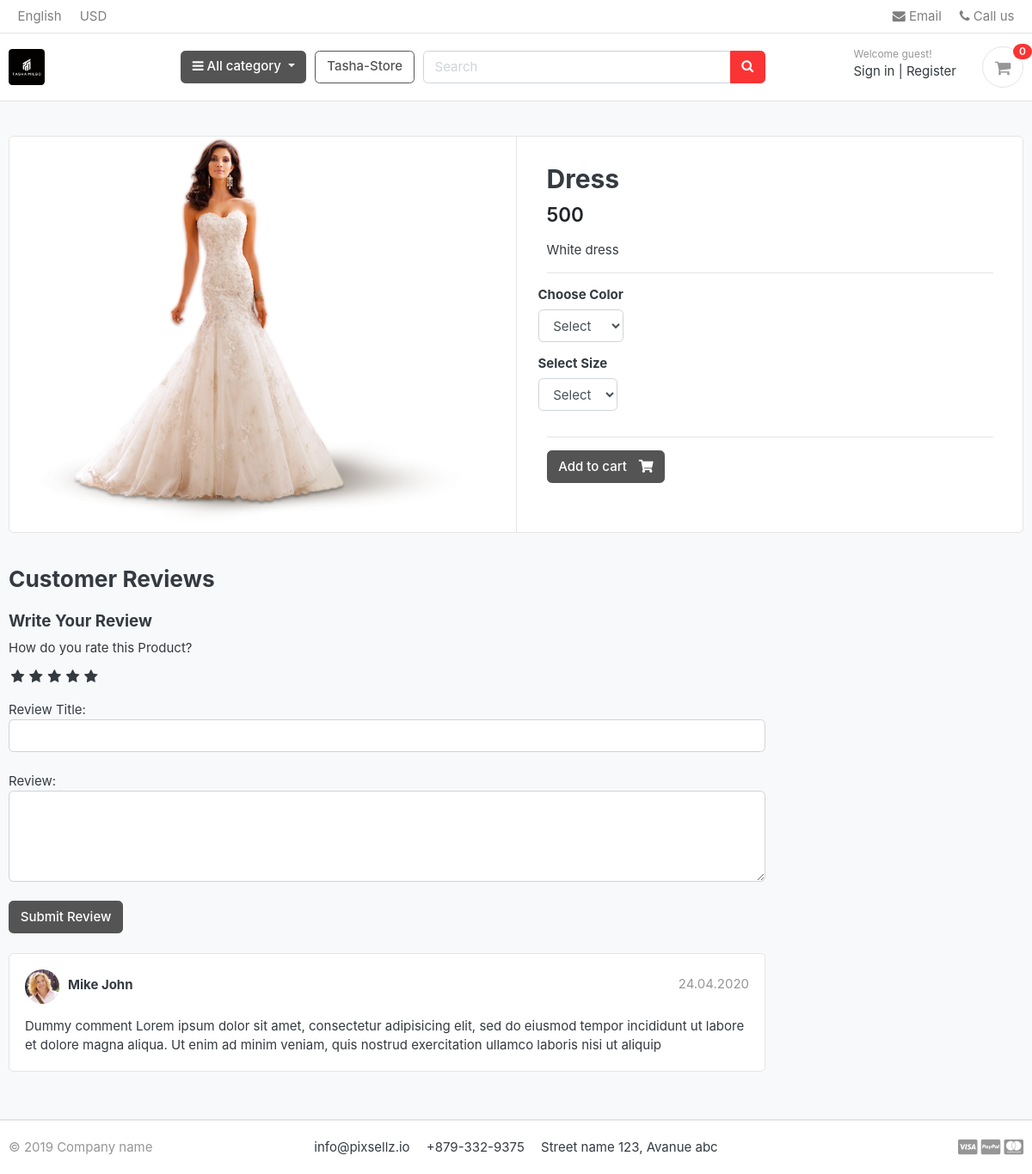
Page /store/category/dress/dress/ on the committed database.
### store/models.py (models this page shows, shortened)
class Product(models.Model):
    product_name = models.CharField(max_length=200, unique=True)
    slug         = models.SlugField(max_length=200, unique=True)
    description  = models.TextField(max_length=500, blank=True)
    price        = models.IntegerField()
    images       = models.ImageField(upload_to='photos/products')
    stock        = models.IntegerField()
    is_available = models.BooleanField(default=True)
    category     = models.ForeignKey(Category, on_delete=models.CASCADE)
    created_date  = models.DateTimeField(auto_now_add=True)
    modified_date= models.DateTimeField(auto_now=True)

### store/views.py (the view)
# urls.py: path('category/<slug:category_slug>/<slug:product_slug>/', views.product_detail, name='product_detail'),
def product_detail(request, category_slug, product_slug):
    try:
        single_product = Product.objects.get(category__slug=category_slug, slug=product_slug)
        in_cart = CartItem.objects.filter(cart__cart_id=_cart_id(request), product=single_product).exists()
    except Exception as e:
        raise e
    context = {
        'single_product': single_product,
        'in_cart': in_cart,
    }
    return render(request, 'store/product_detail.html', context)

### carts/context_processors.py (called while the page is built)
def counter(request):
    cart_count = 0
    if 'admin' in request.path:
        return()
    else:
        try:
            cart = Cart.objects.filter(cart_id=_cart_id(request))
            if request.user.is_authenticated:
                cart_items = CartItem.objects.all().filter(user=request.user)
            else:
                cart_items = CartItem.objects.all().filter(cart=cart[:1])
            for cart_item in cart_items:
                cart_count += cart_item.quantity
        except Cart.DoesNotExist:
            cart_count = 0
    return dict(cart_count=cart_count)

### carts/views.py (called while the page is built)
def _cart_id(request):
    cart = request.session.session_key
    if not cart:
        cart = request.session.create()
    return cart

### category/context_processors.py (called while the page is built)
def menu_links(request):
    links = Category.objects.all()
    return dict(links=links)

### category/models.py (called while the page is built)
    def get_url(self):
            return reverse('products_by_category', args=[self.slug])

### store/models.py (called while the page is built)
    def colors(self):
        return super(VariationManager, self).filter(variation_category='color', is_active=True)

    def sizes(self):
        return super(VariationManager, self).filter(variation_category='size', is_active=True)

### templates/store/product_detail.html (shortened to what this page needs)
{% extends 'base.html' %}
{% load static %}
{% block content %}
<section class="section-content padding-y bg">
<div class="container">
<div class="card">
	<div class="row no-gutters">
		<aside class="col-md-6">
<article class="gallery-wrap">
	<div class="img-big-wrap">
	   <a href="#"><img src="{{single_product.images.url }}"></a>
	</div>
</article>
		</aside>
		<main class="col-md-6 border-left">
	<form action="{% url 'add_cart' single_product.id %}" method="POST">
		<article class="content-body">
		<h2 class="title">{{ single_product.product_name }}</h2>
		<div class="mb-3">
			<var class="price h4">{{single_product.price}}</var>
		</div>
		<p>{{ single_product.description }}</p>
		<hr>
			<div class="row">
				<div class="item-option-select">
					<h6>Choose Color</h6>
					<select name="color" class="form-control" required>
						<option value="" disabled selected>Select</option>
					</select>
				</div>
			</div>
			<div class="row">
				<div class="item-option-select">
					<h6>Select Size</h6>
						<select name="size" class="form-control" required>
							<option value="" disabled selected>Select</option>
						</select>
				</div>
			</div>
			<hr>
		{% if single_product.stock <= 0 %}
			<h5 class="text-danger">Out of Stock</h5>
			{% else %}
		  	<button type="submit"  class="btn  btn-secondary"> <span class="text">Add to cart</span> <i class="fas fa-shopping-cart"></i>  </button>
		  {% endif %}
		</article>
		</form>
		</main>
	</div>
</div>
<br>
<div class="row">
			<div class="col-md-9">
	<header class="section-heading">
		<h3>Customer Reviews </h3>
	</header>
   <form action="" metho='POST'>
		<h5>Write Your Review</h5>
		<div>
     <label for="">How do you rate this Product?</label>
		 <br>
		 <div class="rate">
		 	<input type="radio" name='rating' id='rating10' value='5' required /><label for="rating10" title='5'></label>
			<input type="radio" name='rating' id='rating8' value='4' required /><label for="rating8" title='4'></label>
			<input type="radio" name='rating' id='rating6' value='3' required /><label for="rating6" title='3'></label>
			<input type="radio" name='rating' id='rating4' value='2' required /><label for="rating4" title='2'></label>
			<input type="radio" name='rating' id='rating2' value='1' required /><label for="rating2" title='1'></label>
		 </div>
		 <br>
			Review Title:
			<input type="text" class="form-control" name="subject">
			<br>
			Review:
			<textarea name="review" rows="4" class="form-control"></textarea>
			<br>
			<input type="submit" value='Submit Review' class="btn btn-secondary">
		</div>
   </form>
	 <br>
	<article class="box mb-3">
		<div class="icontext w-100">
			<img src="{% static './images/avatars/avatar1.jpg'%}" class="img-xs icon rounded-circle">
			<div class="text">
				<span class="date text-muted float-md-right">24.04.2020 </span>
				<h6 class="mb-1">Mike John </h6>
			</div>
		</div>
		<div class="mt-3">
			<p>
				Dummy comment Lorem ipsum dolor sit amet, consectetur adipisicing elit, sed do eiusmod
				tempor incididunt ut labore et dolore magna aliqua. Ut enim ad minim veniam,
				quis nostrud exercitation ullamco laboris nisi ut aliquip
			</p>
		</div>
	</article>
	</div>
</div>
</div>
</section>
{% endblock %}

### greatkart/static/css/ui.css (style rules this page uses)
html { font-family: "Inter", sans-serif; font-size: 15px; }
.content-body { flex: 1 1 auto; padding: 2rem 2.3rem; }
.img-xs, .img-sm, .img-md, .img-lg { -o-object-fit: cover; object-fit: cover; flex-shrink: 0; flex-grow: 0; }
.img-xs { width: 40px; height: 40px; }
.padding-y { padding-top: 40px; padding-bottom: 40px; }
var { font-style: normal; }
article:after, .form-group:after { display: block; clear: both; content: ""; }
.bg { background-color: #f8f9fa; }
.section-heading { margin-bottom: 20px; margin-top: 15px; }
p:last-child { margin-bottom: 0; }
.btn .text + i { margin-left: 10px; }
.icontext { display: inline-flex; align-items: center; vertical-align: middle; }
.icontext .text { width: 100%; line-height: 1.2; }
.icontext .icon { position: relative; margin-right: 10px; flex-shrink: 0; flex-grow: 0; }
.price { font-weight: 600; color: #212529; }
.box { padding: 18px; background: #fff; border-radius: 0.37rem; border: 1px solid #e4e4e4; }
.box img { max-width: 100%; }
.gallery-wrap .img-big-wrap { margin-bottom: 10px; border-radius: 0.37rem; overflow: hidden; background-color: #fff; }
.gallery-wrap .img-big-wrap a { text-align: center; display: block; }
.gallery-wrap .img-big-wrap img { height: 450px; width: auto; display: inline-block; }
.item-option-select { margin-bottom: 1rem; display: inline-block; margin-right: 15px; }

### greatkart/static/css/custom.css (style rules this page uses)
.rate { display: inline-block; border: 0; }
.rate > label { float: right; }
.rate > label:before { display: inline-block; font-size: 1.1rem; font-family: fontawesome; content: "\f005"; margin: 0; padding: 0.3rem .2rem; cursor: pointer; }

### rows in the picture
Product: images (picture), product_name "Dress", price "500", description "White dress"

### other values in the picture
{{ cart_count }} "0"
